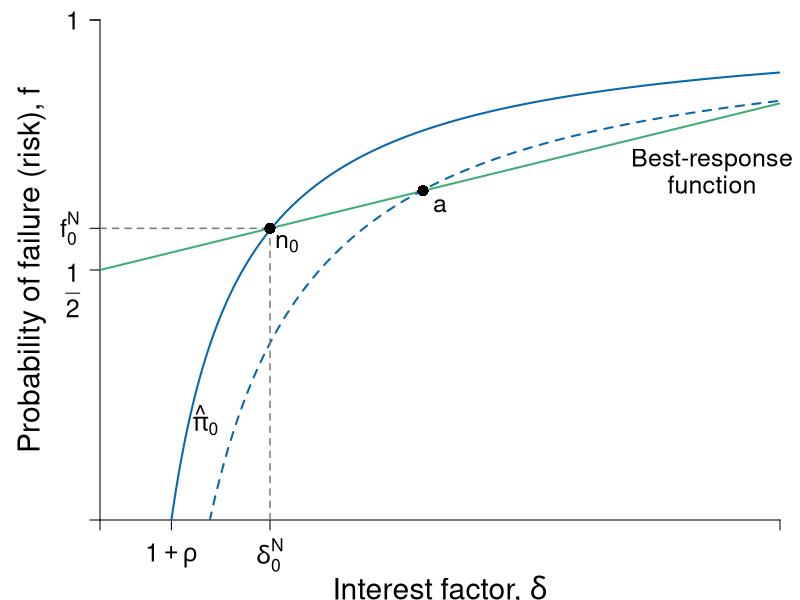

R code for this plot:
#' Graph Designer: Scott Cohn
#' Authors: Bowles and Halliday
#' Title: Coordination, Conflict and Competition: A Text in Microeconomics

library(shape)
pdf(file = "credit/credit_profit_brf_initial_new.pdf", width = 8, height = 6)

#Set parameters for graphics
pointsize <- 1.8
axislabelsize <- 1.8
labelsize <- 1.5
namesize <- 1.8
annotatesize <- 1.5
graphlinewidth <- 2
segmentlinewidth <- 1.5

COL <- c("#7fc97f", "#beaed4", "#fdc086", "#ffff99", "#386cb0", "#f0027f", "#bf5b17", "#666666")
COLA <- c("#e0f3db", "#99d8c9","#66c2a4","#41ae76", "#238b45", "#005824")
COLB <- c("#c6dbef", "#4eb3d3", "#2b8cbe", "#0868ac","#084081")
COLC <- c("#fcfbfd", "#efedf5", "#dadaeb", "#bcbddc", "#9e9ac8", "#807dba", "#6a51a3", "#54278f", "#3f007d")
grays <- gray.colors(25, start = 1, end = 0, alpha = 1)

#Edited the margins to cater for the larger LHS labels
par(mar =  c(4, 5, 1, 1))

brfFn <- function(delta, q = 15, k = 0) {
  .5 + (delta / (2 * q)) * (1 - k)
}


PCFn <- function(delta, q = 1) {
  delta/q
}

isoprofitFn <- function(delta, rho = 0.05, b = 0.5) {
  1 - ((1 + rho)/(1 - b))*(1/delta)
}

yFn <- function(d1, f1, q = 1){
  q*f1*(1 - f1) - d1*(1 - f1)
}

ylow <- function(delta, q = 1, ybar = 0.0625){
  (-sqrt(delta^2 - 2*delta*q + q^2 - 4*q*ybar) + delta + q)/(2*q)
}

yhigh <- function(delta, q = 1, ybar = 0.0625){
  (sqrt(delta^2 - 2*delta*q + q^2 - 4*q*ybar) + delta + q)/(2*q)
}

xlims <- c(0, 10)
ylims <- c(0, 1)

npts <- 501 
d1 <- seq(xlims[1], xlims[2], length.out = npts)
f1 <- seq(ylims[1], ylims[2], length.out = npts) 
deltalevel <- c(2.5, 4.75)

plot(0, 0, xlim = xlims, ylim = ylims, type = "n",
     xlab = expression(paste("")),
     ylab = expression(paste("")), 
     xaxt = "n", 
     yaxt = "n", 
     cex.lab = axislabelsize, 
     bty = "n",
     xaxs = "i", 
     yaxs = "i"
)


# ticksy <- c(ylims[1], 0.5, ylims[2] - 0.1)
# ylabels <- c(NA, expression(paste(f == frac(1,2))), 1)
ticksy <- c(ylims[1], 0.5,  brfFn(deltalevel[1], k = 0), 1, ylims[2])
ylabels <- c(NA, NA,  expression(paste(f[0]^N)), 1, NA)
#ticksx <- c(xlims[1], (1 + 0.1)/(1 - 0), (1 + 0.1)/(1 - 0.5), xlims[2])
ticksx <- c(xlims[1], 1.05,deltalevel[1], xlims[2])
xlabels <- c(NA, NA,NA, NA)

text((1 + 0.05)/(1), - 0.07, expression(paste(1 + rho)), xpd = TRUE, cex = labelsize) 
text(-0.4, 0.46, expression(paste(frac(1,2))), xpd = TRUE, cex = labelsize) 

text(c(deltalevel[1]), -.07, c(expression(paste(delta[0]^N))), xpd = TRUE, cex = labelsize)  

npts <- 503 
xx1 <- seq(xlims[1], xlims[2], length.out = npts)


# Polygon
# COLD <- c("#deebf7", "#9ecae1")
# xpoly <- seq(from = (1 + 0.1)/(1 - 0), to = xlims[2], length.out = 500)
# ypoly <- isoprofitFn(xpoly, b = 0)
# polygon(x = xpoly, y = ypoly, col = COLD[1], density = NULL, border = NA)
# 
# xpoly1 <- c((1 + 0.1)/(1 - 0), xlims[2], xlims[2])
# ypoly1 <- c(0, 0, isoprofitFn(xlims[2], b = 0))
# polygon(x = xpoly1, y = ypoly1, col = COLD[1], density = NULL, border = NA)
# 
# xpoly2 <- seq(from = (1 + 0.1)/(1 - 0.5), to = xlims[2], length.out = 500)
# ypoly2 <- isoprofitFn(xpoly2, b = 0.5)
# polygon(x = xpoly2, y = ypoly2, col = COLD[2], density = NULL, border = NA)
# 
# xpoly3 <- c((1 + 0.1)/(1 - 0.5), xlims[2], xlims[2])
# ypoly3 <- c(0, 0, isoprofitFn(xlims[2], b = 0.5))
# polygon(x = xpoly3, y = ypoly3, col = COLD[2], density = NULL, border = NA)

#segments(0.25, 0, xlims[2], isoprofitFn(xlims[2], b = 0.5), col = COLD[2])

axis(1, at = ticksx, pos = 0, labels = xlabels, cex.axis = labelsize)
axis(2, at = ticksy, pos = 0, labels = ylabels, las = 1, cex.axis = labelsize)



#Draw the graphs
# lines(xx1, brfFn(xx1, k = 0.28), col = COLA[4], lwd = graphlinewidth)
lines(xx1, brfFn(xx1, k = 0), col = COLA[4], lwd = graphlinewidth)
# lines(xx1, brfFn(xx1, k = 0.75), col = COLA[4], lwd = graphlinewidth)
lines(xx1, isoprofitFn(xx1, b = 0), col = COLB[4], lwd = graphlinewidth)
lines(xx1, isoprofitFn(xx1, b = 0.35), col = COLB[4], lwd = graphlinewidth, lty = 2)
#lines(xx1, isoprofitFn(xx1, b = 0), col = COLB[4], lwd = graphlinewidth)
#lines(xx1, isoprofitFn(xx1, pi = 0.5), col = COLB[4], lwd = graphlinewidth)


#Axis labels
#mtext(expression(paste("Interest factor, ", delta)), side = 1, line = 3.3, cex = axislabelsize)
text(0.5*(xlims[2]), - 0.14 , expression(paste("Interest factor, ", delta)), xpd = TRUE, cex = axislabelsize) 
text(-1, 0.5*(ylims[2]), expression(paste("Probability of failure (risk), ", f)), xpd = TRUE, cex = axislabelsize, srt = 90) 

#segments(0.39, -1, 0.39, brfFn(0.39, k = 0.75), lty = 2, col = grays[20] , lwd = segmentlinewidth)
#segments(0, brfFn(deltalevel[1], k = 0), deltalevel[1], brfFn(deltalevel[1], k = 0), lty = 2, col = grays[20] , lwd = segmentlinewidth)
#segments(deltalevel[1], 0, deltalevel[1], brfFn(deltalevel[1], k = 0), lty = 2, col = grays[20] , lwd = segmentlinewidth)
segments(deltalevel[1], 0, deltalevel[1], brfFn(deltalevel[1], k = 0), lty = 2, col = grays[20] , lwd = segmentlinewidth)
segments(0, brfFn(deltalevel[1], k = 0), deltalevel[1], brfFn(deltalevel[1], k = 0), lty = 2, col = grays[20] , lwd = segmentlinewidth)

# points(deltalevel[1], brfFn(deltalevel[1], k = 0), pch = 16, col = "black", cex = 1.5)
# text(deltalevel[1]+0.25, brfFn(deltalevel[1], k = 0) - 0.03, expression(paste(n[0])), cex = labelsize)

points(deltalevel[1], brfFn(deltalevel[1], k = 0), pch = 16, col = "black", cex = 1.5)
text(deltalevel[1] +0.25, brfFn(deltalevel[1], k = 0) - 0.03, expression(paste(n[0])), cex = labelsize)


points(deltalevel[2], brfFn(deltalevel[2], k = 0), pch = 16, col = "black", cex = 1.5)
text(deltalevel[2] +0.25, brfFn(deltalevel[2], k = 0) - 0.03, expression(paste(a)), cex = labelsize)

#text(0.39 + 0.025, brfFn(0.39, k = 0.75) - 0.03, expression(paste(b)), cex = labelsize)

#segments(1, -1, 1, brfFn(delta = 1, k = 0.5), lty = 2, col = grays[20] , lwd = segmentlinewidth)
#points(1, brfFn(1, k = 0.5), pch = 16, col = "black", cex = 1.5)
# text(1, brfFn(1, k = 0.5) + 0.04, expression(paste(n)), cex = labelsize)

#segments(.59, -1, 0.59, brfFn(delta = 0.59, k = 0.75), lty = 2, col = grays[20] , lwd = segmentlinewidth)
#points(0.59, brfFn(0.59, k = 0.75), pch = 16, col = "black", cex = 1.5)
#text(0.59 + 0.025, brfFn(0.59, k = 0.75) - 0.03, expression(paste(a)), cex = labelsize)

#segments(.7, -1, 0.7, brfFn(delta = 0.7, k = 0.28), lty = 2, col = grays[20] , lwd = segmentlinewidth)
#points(0.7, brfFn(0.7, k = 0.28), pch = 16, col = "black", cex = 1.5)

# ZPC
# text(1.35, 0.925, expression(paste(hat(pi)[0]^{t==0} == 1 + rho[0])), cex = labelsize, xpd = TRUE)
# text(1.35, 0.75, expression(paste(hat(pi)[0]^{t==1} == 1 + rho[1])), cex = labelsize, xpd = TRUE)

#text(0.95, 0.4, expression(paste(hat(pi)[0]({b==0}) )), cex = labelsize, xpd = TRUE)
text(1.55, 0.2, expression(paste(hat(pi)[0] )), cex = labelsize, xpd = TRUE)


# text(1.1, 1.08, expression(paste("BRF of previously excluded")), cex = labelsize, xpd = TRUE)
# text(1.1, 1.02, expression(paste("now marginal borrower")), cex = labelsize, xpd = TRUE)
# Arrows(1.1, 0.98, 1.1, 0.92, col = "black", lty = 1, lwd = 2, arr.type = "triangle", arr.lwd = 0.5)
# 
# text(1.1, 0.5, expression(paste("BRF of")), cex = labelsize)
# text(1.1, 0.44, expression(paste("wealthy borrower")), cex = labelsize)
# Arrows(1.1, 0.53, 1.1, 0.6, col = "black", lty = 1, lwd = 2, arr.type = "triangle", arr.lwd = 0.5)
# 
# 
# text(0.6, 0.91, expression(paste("BRF of previously")), cex = labelsize)
# text(0.6, 0.85, expression(paste("marginal borrower")), cex = labelsize)
# Arrows(0.6, 0.82, 0.6, 0.68, col = "black", lty = 1, lwd = 2, arr.type = "triangle", arr.lwd = 0.5)

#text(0.49, 0.15, expression(paste("Policy")), cex = labelsize)
#text(0.49, 0.09, expression(paste("Change")), cex = labelsize)

# text(4.7, 0.7, expression(paste("Barriers")), cex = labelsize)
# text(4.7, 0.65, expression(paste("decrease")), cex = labelsize)
# text(4.6, 0.7, expression(paste("Barriers")), cex = labelsize)
# text(4.6, 0.65, expression(paste("increase")), cex = labelsize)

#Arrows(5.5, 0.62, 3.2, 0.62, col = "black", code = 1, lty = 1, lwd = 2, arr.type = "triangle", arr.lwd = 0.5)


#Labels for lenders entering and leaving
# text(2, 0.91, expression(paste("Lenders")), cex = labelsize)
# text(2, 0.85, expression(paste("leaving")), cex = labelsize)
# 
# text(8, 0.36, expression(paste("Lenders")), cex = labelsize)
# text(8, 0.3, expression(paste("entering")), cex = labelsize)

text(9, 0.72, expression(paste("Best-response")), cex = labelsize, xpd = TRUE)
text(9, 0.67, expression(paste("function")), cex = labelsize, xpd = TRUE)
#text(9, 0.5, expression(paste(f == frac(1, 2) + frac(delta, 2*q))), cex = labelsize)


#text(8.5, 0.93, expression(paste("Credit market") ), cex = labelsize, xpd = TRUE)
# text(0.225, 0.45, expression(paste("Competition")), cex = labelsize)
# text(0.225, 0.39, expression(paste("condition")), cex = labelsize)
# text(0.225, 0.34, expression(paste(b > 0)), cex = labelsize)


dev.off()
